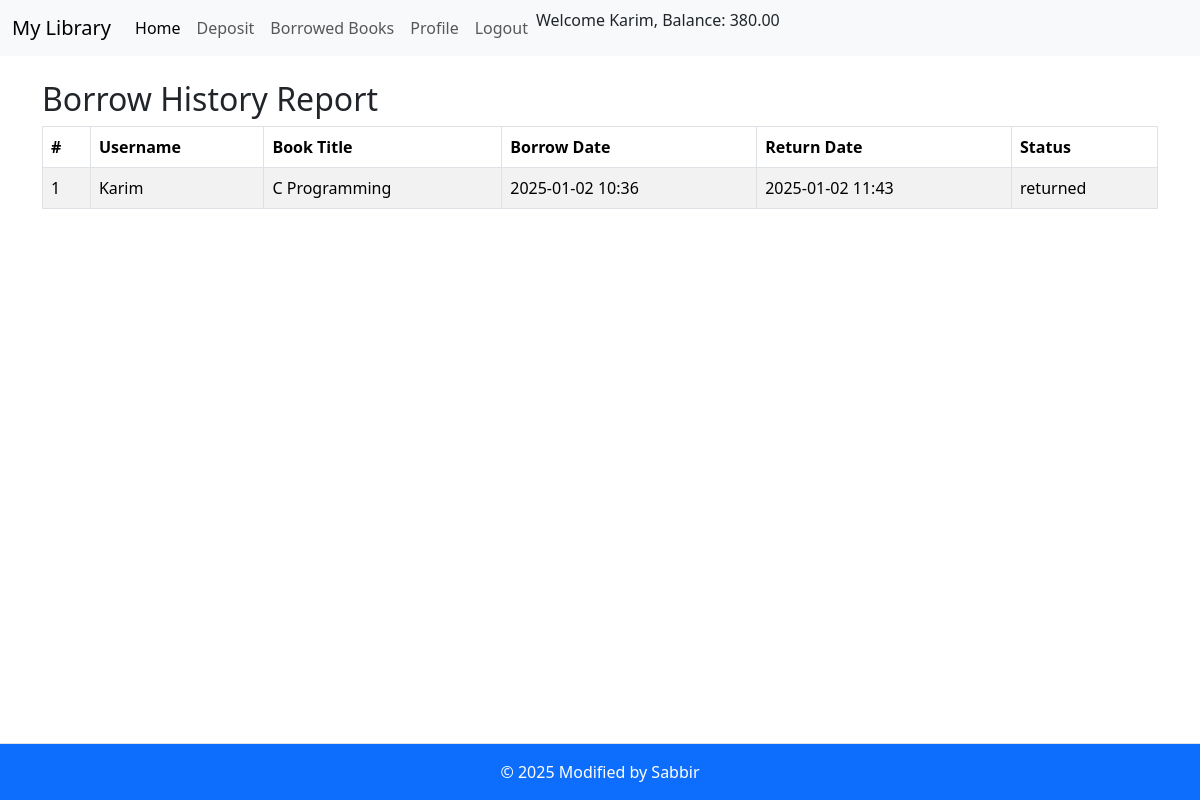
/authentication/report/ (signed in), run on the app's committed database.
### authentication/models.py (models this page shows, shortened)
class UserProfile(models.Model):
    user = models.OneToOneField(User, on_delete=models.CASCADE, related_name='profile')
    balance = models.DecimalField(max_digits=10, decimal_places=2, default=0.0)

class BorrowHistory(models.Model):
    user = models.ForeignKey(User, on_delete=models.CASCADE)
    book = models.ForeignKey(Book, on_delete=models.CASCADE)
    borrow_date = models.DateTimeField(default=now)
    return_date = models.DateTimeField(null=True)
    status = models.CharField(max_length=50, choices=[('available', 'Available'), ('borrowed', 'Borrowed'), ('returned', 'Returned')], default='available')

class Book(models.Model):
    title = models.CharField(max_length=255)
    author = models.CharField(max_length=255)
    cost = models.DecimalField(max_digits=6, decimal_places=2)
    available = models.BooleanField(default=True)
    description = models.TextField(blank=True, null=True)

### core/views.py (the view)
# urls.py: path('report/', report_view, name = 'report'),
def report_view(request):
    borrow_history = BorrowHistory.objects.filter(user = request.user)
    return render(request, 'report.html', {'borrow_history': borrow_history})

### core/templates/report.html
{% extends "base.html" %}
{% block content %}
<div class="container mt-4">
    <h2>Borrow History Report</h2>
    <table class="table table-striped table-bordered">
        <thead>
            <tr>
                <th>#</th>
                <th>Username</th>
                <th>Book Title</th>
                <th>Borrow Date</th>
                <th>Return Date</th>
                <th>Status</th>
            </tr>
        </thead>
        <tbody>
            {% for entry in borrow_history %}
            <tr>
                <td>{{ forloop.counter }}</td>
                <td>{{ entry.user.username }}</td>
                <td>{{ entry.book.title }}</td>
                <td>{{ entry.borrow_date|date:"Y-m-d H:i" }}</td>
                <td>{{ entry.return_date|date:"Y-m-d H:i" }}</td>
                <td>{{ entry.status }}</td>
            </tr>
            {% endfor %}
        </tbody>
    </table>
</div>
{% endblock %}

### core/templates/navbar.html (shortened to what this page needs)
<nav class="navbar navbar-expand-lg bg-body-tertiary">
    <div class="container-fluid">
      <a class="navbar-brand" href="#">My Library</a>
      <div class="collapse navbar-collapse" id="navbarSupportedContent">
        <ul class="navbar-nav me-auto mb-2 mb-lg-0">
          <li class="nav-item">
            <a class="nav-link active" aria-current="page" href="{% url "home" %}">Home</a>
          </li>
          {% if request.user.is_authenticated %}
          <li class="nav-item">
            <a class="nav-link" href="{% url 'deposit' %}">Deposit</a>
          </li>
          <li class="nav-item">
            <a class="nav-link" href="{% url "display-borrowed-books" %}">Borrowed Books</a>
          </li>
          <li class="nav-item">
            <a class="nav-link" href="{% url "report" %}">Profile</a>
          </li>
          <li class="nav-item">
            <a class="nav-link" href="{% url "logout" %}">Logout</a>
          </li>
          <li class="nav-item">
            <p>Welcome {{request.user.first_name}}, Balance: {{request.user.profile.balance}}</p>
          </li>
          {% endif %}
        </ul>
      </div>
    </div>
  </nav>

### data on the page
BorrowHistory: user.username "Karim", book "C Programming", borrow_date "2025-01-02 10:36", return_date "2025-01-02 11:43", status "returned"

### other printed values
{{ request.user.first_name }} "Karim"
{{ request.user.profile.balance }} "380.00"
